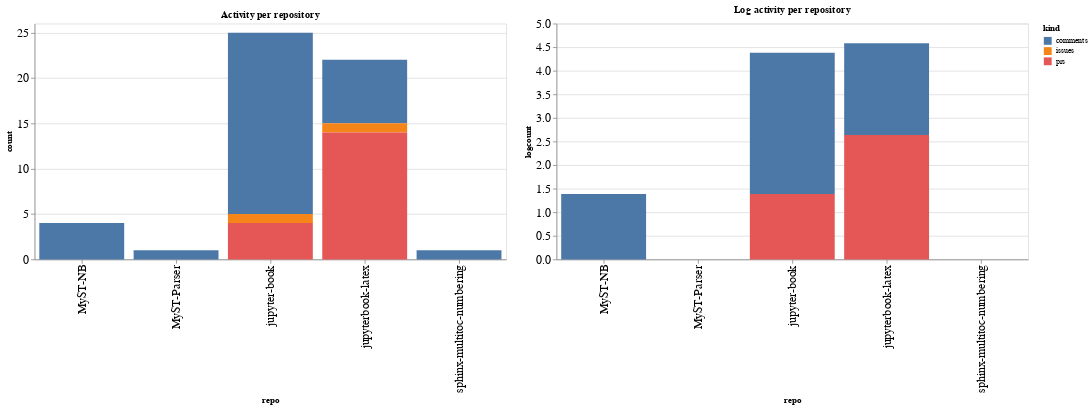

Write notebook code for a chart like this one.
### Code cell
ch1 = alt.Chart(repo_summaries, width=600, title="Activity per repository").mark_bar().encode(
    x='repo',
    y='count',
    color='kind',
    tooltip="kind"
)

ch2 = alt.Chart(repo_summaries, width=600, title="Log activity per repository").mark_bar().encode(
    x='repo',
    y='logcount',
    color='kind',
    tooltip="kind"
)

ch1 | ch2

### Figure 1 — Vega-Lite specification as saved in the notebook (floating-point values rounded to 4 significant figures)
{"config": {"axisLeft": {"labelFontSize": 15}, "axisBottom": {"labelFontSize": 15}}, "hconcat": [{"mark": "bar", "encoding": {"color": {"type": "nominal", "field": "kind"}, "tooltip": {"type": "nominal", "field": "kind"}, "x": {"type": "nominal", "field": "repo"}, "y": {"type": "quantitative", "field": "count"}}, "title": "Activity per repository", "width": 600}, {"mark": "bar", "encoding": {"color": {"type": "nominal", "field": "kind"}, "tooltip": {"type": "nominal", "field": "kind"}, "x": {"type": "nominal", "field": "repo"}, "y": {"type": "quantitative", "field": "logcount"}}, "title": "Log activity per repository", "width": 600}], "data": {"name": "data-c320ef6d558400558ac6aafb3c7adcef"}, "$schema": "https://vega.github.io/schema/vega-lite/v4.8.1.json", "datasets": {"data-c320ef6d558400558ac6aafb3c7adcef": [{"repo": "MyST-NB", "kind": "comments", "count": 4, "logcount": 1.386}, {"repo": "MyST-Parser", "kind": "comments", "count": 1, "logcount": 0.0}, {"repo": "jupyter-book", "kind": "comments", "count": 20, "logcount": 2.996}, {"repo": "jupyter-book", "kind": "issues", "count": 1, "logcount": 0.0}, {"repo": "jupyter-book", "kind": "prs", "count": 4, "logcount": 1.386}, {"repo": "jupyterbook-latex", "kind": "comments", "count": 7, "logcount": 1.946}, {"repo": "jupyterbook-latex", "kind": "issues", "count": 1, "logcount": 0.0}, {"repo": "jupyterbook-latex", "kind": "prs", "count": 14, "logcount": 2.639}, {"repo": "sphinx-multitoc-numbering", "kind": "comments", "count": 1, "logcount": 0.0}]}}
